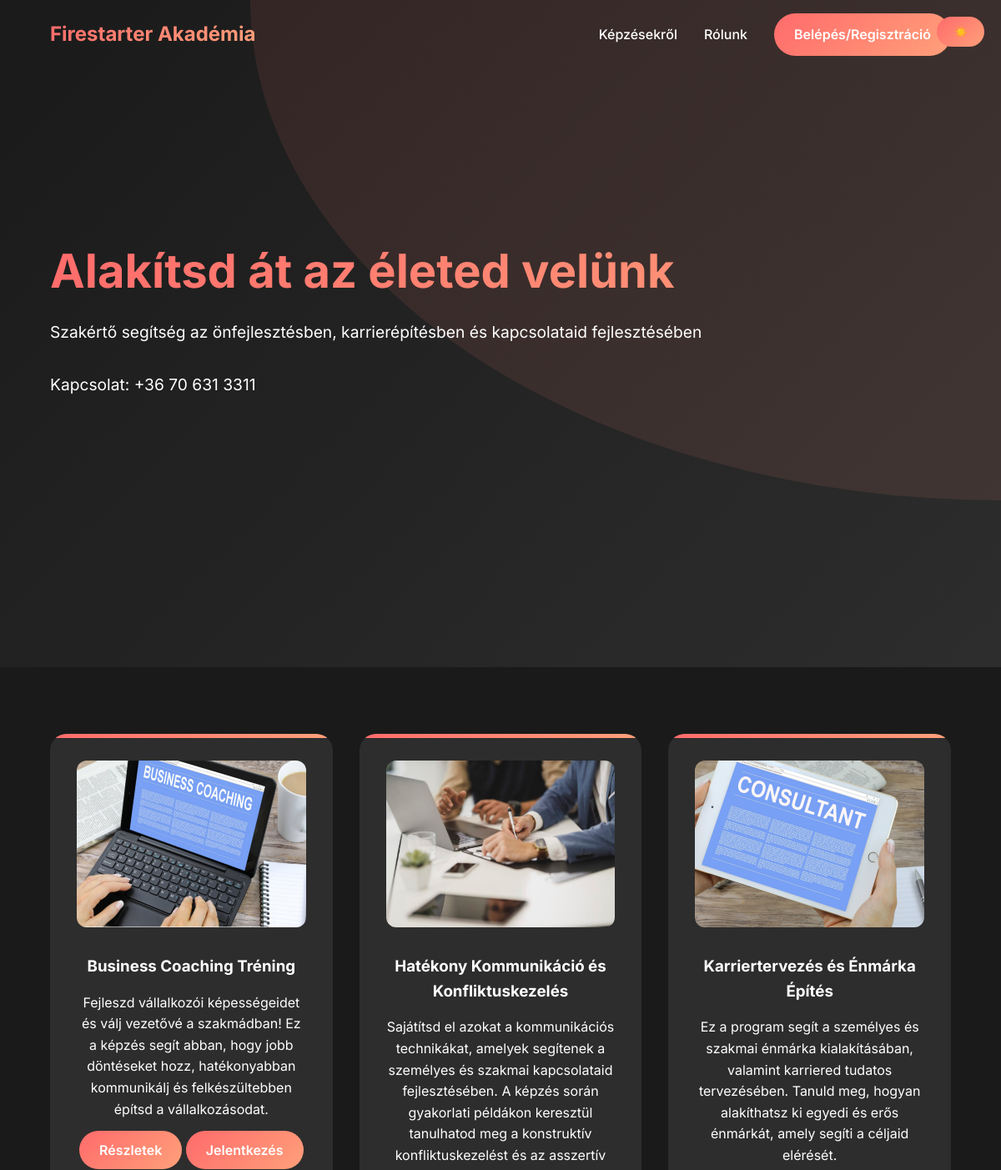
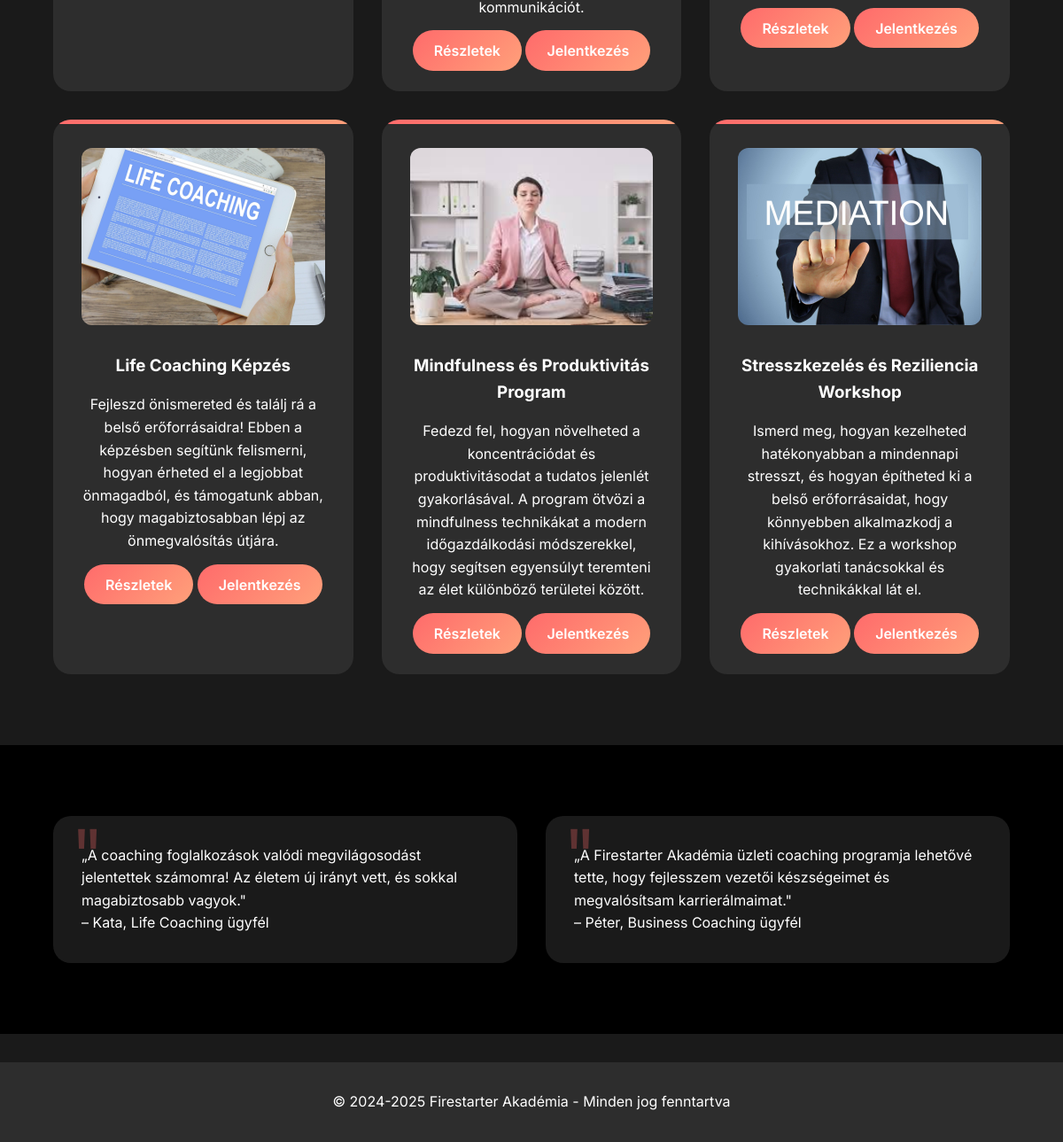
The page / on the database its author committed (2 pictures, top to bottom).
### tables this page shows
CREATE TABLE `services` (
  `id` int(11) NOT NULL,
  `name` varchar(100) NOT NULL,
  `instructor_id` int(11) NOT NULL,
  `duration` int(11) NOT NULL,
  `price` decimal(10,2) NOT NULL,
  `description` text DEFAULT NULL,
  `is_active` tinyint(1) DEFAULT 1,
  `recommended_time` varchar(100) DEFAULT NULL,
  `recommended_to` text DEFAULT NULL
);

### functions.php (called while the page is built, shortened)
<?php
function isLoggedIn($pdo) {
    $token = $_COOKIE['auth_token'] ?? $_SESSION['auth_token'] ?? null;
    return false;
}
function getServices($pdo, $instructor = null) {
    if ($instructor) {
        $stmt = $pdo->prepare("SELECT * FROM services WHERE instructor_id = ? ORDER BY name");
        $stmt->execute([$instructor['id']]);
        return $stmt->fetchAll();
    } else {
        $services = $pdo->query("SELECT * FROM services ORDER BY name");
        return $services->fetchAll();
    }
}

### index.php (the view, shortened to what this page needs)
<?php
require_once 'db_config.php';
require_once 'functions.php';
$user = isLoggedIn($pdo);
$services = getServices($pdo);
?>
<!DOCTYPE html>
<html lang="hu">
<head>
    <link rel="stylesheet" href="https://cdnjs.cloudflare.com/ajax/libs/aos/2.3.4/aos.css" />
    <link rel="stylesheet" href="css/index.css" />
</head>
<body>
    <header>
        <div class="header-content">
        <div class="logo">Firestarter Akadémia</div>
            <nav>
                <a href="./kepzeseink.php" id="kepzesek">Képzésekről</a>
                <a href="./rolunk.html" id="rolunk">Rólunk</a>
                <?php
                if (!$user) {
                    echo '<a class="login-button" href="./login.php">Belépés/Regisztráció</a>';
                } else {
                    echo '<a href="./profile_page.php">' . htmlspecialchars($user['username']) . '</a>';
                }
                ?>
                <button class="theme-switch" onclick="toggleTheme()">
                    <span class="mode-text">☀️</span>
                </button>
            </nav>
        </div>
    </header>
    <section class="hero">
        <div class="hero-content" data-aos="fade-up">
            <h1>Alakítsd át az életed velünk</h1>
            <p>Szakértő segítség az önfejlesztésben, karrierépítésben és kapcsolataid fejlesztésében</p>
            <div class="contact-info">
                <p>Kapcsolat: +36 70 631 3311</p>
            </div>
        </div>
    </section>
    <section class="services">
        <?php
        $delay = 100;
        foreach ($services as $service):
            $imageUrl = "./pictures_from_training_courses/" . $service['name'];
        ?>
            <div class="service-card" data-aos="fade-up" data-aos-delay="<?php echo $delay; ?>">
                <img src="<?php echo htmlspecialchars($imageUrl); ?>.jpg" alt="<?php echo htmlspecialchars($service['name']); ?>">
                <h3><?php echo htmlspecialchars($service['name']); ?></h3>
                <p><?php echo htmlspecialchars($service['description']); ?></p>
                <a href="./kepzeseink.php#<?php echo $service['id']; ?>" class="login-button">Részletek</a>
                <a href="./idopont.php#<?php echo $service['id']; ?>" class="login-button">Jelentkezés</a>
            </div>
        <?php
            $delay += 100;
        endforeach;
        ?>
    </section>
    <section class="testimonials">
        <div class="testimonial-grid">
            <div class="testimonial-card" data-aos="fade-right">
                <p>„A coaching foglalkozások valódi megvilágosodást jelentettek számomra! Az életem új irányt vett, és sokkal magabiztosabb vagyok."</p>
                <p>– Kata, Life Coaching ügyfél</p>
            </div>
            <div class="testimonial-card" data-aos="fade-left">
                <p>„A Firestarter Akadémia üzleti coaching programja lehetővé tette, hogy fejlesszem vezetői készségeimet és megvalósítsam karrierálmaimat."</p>
                <p>– Péter, Business Coaching ügyfél</p>
            </div>
        </div>
    </section>
    <footer>
        <p>&copy; 2024-2025 Firestarter Akadémia - Minden jog fenntartva</p>
    </footer>
</body>
</html>

### css/index.css (style rules this page uses)
* { box-sizing: border-box; margin: 0; padding: 0; font-family: 'Inter', sans-serif; }
:root { --primary: #FF6B6B; --secondary: #4ECDC4; --dark: #2D3436; --light: #F7F7F7; --gradient: linear-gradient(135deg, #FF6B6B, #FFA07A); --bg-color: #F7F7F7; --text-color: #2D3436; --card-bg: white; --header-bg: rgba(255, 255, 255, 0.95); --testimonials-bg: white; --testimonials-text: #2D3436; --nav-link-color: #2D3436; --card-shadow: rgba(0, 0, 0, 0.1); --hero-bg: linear-gradient(135deg, #F6F6F6 0%, #FFFFFF 100%); --footer-bg: #F7F7F7; --footer-text: #2D3436; }
[data-theme="dark"] { --bg-color: #1a1a1a; --text-color: #ffffff; --card-bg: #2d2d2d; --header-bg: rgba(45, 45, 45, 0.95); --testimonial-bg: rgba(255, 255, 255, 0.1); --nav-link-color: #ffffff; --card-shadow: rgba(0, 0, 0, 0.3); --testimonials-bg: #000000; --testimonials-text: white; --hero-bg: linear-gradient(135deg, #1a1a1a 0%, #2d2d2d 100%); --footer-bg: #2d2d2d; --footer-text: #ffffff; }
body { background-color: var(--bg-color); color: var(--text-color); line-height: 1.6; transition: all 0.3s ease; }
.theme-switch { position: fixed; top: 20px; right: 20px; z-index: 1000; background: var(--gradient); border: none; padding: 10px 20px; border-radius: 20px; color: white; cursor: pointer; display: flex; align-items: center; gap: 8px; font-weight: 500; transition: all 0.3s ease; }
header { position: fixed; width: 100%; z-index: 1000; transition: transform 0.3s ease-in-out; }
.header-content { display: flex; justify-content: space-between; align-items: center; padding: 1rem 5%; max-width: 1400px; margin: 0 auto; }
.logo { font-size: 1.5rem; font-weight: 700; background: var(--gradient); -webkit-background-clip: text; -webkit-text-fill-color: transparent; transition: transform 0.3s ease; }
nav { display: flex; gap: 2rem; align-items: center; }
nav a { color: var(--nav-link-color); text-decoration: none; font-weight: 500; position: relative; padding: 0.5rem 0; transition: color 0.3s ease; }
nav a::after { content: ''; position: absolute; bottom: 0; left: 0; width: 0; height: 2px; background: var(--gradient); transition: width 0.3s ease; }
.login-button { background: var(--gradient); color: white; padding: 0.8rem 1.5rem; border-radius: 50px; text-decoration: none; font-weight: 600; transition: transform 0.3s ease, box-shadow 0.3s ease; }
.hero { min-height: 100vh; display: flex; align-items: center; padding: 5rem 5%; background: var(--hero-bg); position: relative; overflow: hidden; }
.hero::before { content: ''; position: absolute; top: -50%; right: -50%; width: 100%; height: 100%; background: var(--gradient); opacity: 0.1; border-radius: 50%; transform: scale(1.5); }
.hero-content { max-width: 1400px; margin: 0 auto; width: 100%; position: relative; z-index: 1; }
.hero h1 { font-size: 3.5rem; margin-bottom: 1.5rem; line-height: 1.2; background: var(--gradient); -webkit-background-clip: text; -webkit-text-fill-color: transparent; }
.hero p { font-size: 1.2rem; margin-bottom: 2rem; color: var(--text-color); }
.services { display: grid; grid-template-columns: repeat(auto-fit, minmax(280px, 1fr)); gap: 2rem; padding: 5rem 5%; max-width: 1400px; margin: 0 auto; }
.service-card { background: var(--card-bg); border-radius: 20px; padding: 2rem; text-align: center; transition: transform 0.3s ease, box-shadow 0.3s ease; position: relative; overflow: hidden; }
.service-card::before { content: ''; position: absolute; top: 0; left: 0; width: 100%; height: 5px; background: var(--gradient); }
.service-card img { width: 100%; height: 200px; object-fit: cover; border-radius: 12px; margin-bottom: 1.5rem; }
.service-card h3 { color: var(--text-color); margin-bottom: 1rem; }
.service-card p { color: var(--text-color); margin-bottom: 1.5rem; }
.testimonials { background: var(--testimonials-bg); color: var(--testimonials-text); padding: 5rem 5%; }
.testimonial-grid { display: grid; grid-template-columns: repeat(auto-fit, minmax(300px, 1fr)); gap: 2rem; max-width: 1400px; margin: 0 auto; }
.testimonial-card { background: var(--testimonial-bg); padding: 2rem; border-radius: 20px; position: relative; }
.testimonial-card::before { content: '"'; position: absolute; top: -20px; left: 20px; font-size: 5rem; color: var(--primary); opacity: 0.3; }
footer { background: var(--footer-bg); color: var(--footer-text); text-align: center; padding: 2rem; margin-top: 2rem; }

### rows shown on the page
services: name (picture), name "Business Coaching Tréning", description "Fejleszd vállalkozói képességeidet és válj vezetővé a szakmádban! Ez a képzés segít abban, hogy jobb döntéseket hozz, hatékonyabban kommunikálj és felkészültebben építsd a vállalkozásodat."
services: name (picture), name "Hatékony Kommunikáció és Konfliktuskezelés", description "Sajátítsd el azokat a kommunikációs technikákat, amelyek segítenek a személyes és szakmai kapcsolataid fejlesztésében. A képzés során gyakorlati példákon keresztül tanulhatod meg a konstruktív konfliktuskezelést és az asszertív kommunikációt."
services: name (picture), name "Karriertervezés és Énmárka Építés", description "Ez a program segít a személyes és szakmai énmárka kialakításában, valamint karriered tudatos tervezésében. Tanuld meg, hogyan alakíthatsz ki egyedi és erős énmárkát, amely segíti a céljaid elérését."
services: name (picture), name "Life Coaching Képzés", description "Fejleszd önismereted és találj rá a belső erőforrásaidra! Ebben a képzésben segítünk felismerni, hogyan érheted el a legjobbat önmagadból, és támogatunk abban, hogy magabiztosabban lépj az önmegvalósítás útjára."
services: name (picture), name "Mindfulness és Produktivitás Program", description "Fedezd fel, hogyan növelheted a koncentrációdat és produktivitásodat a tudatos jelenlét gyakorlásával. A program ötvözi a mindfulness technikákat a modern időgazdálkodási módszerekkel, hogy segítsen egyensúlyt teremteni az élet különböző területei között."
services: name (picture), name "Stresszkezelés és Reziliencia Workshop", description "Ismerd meg, hogyan kezelheted hatékonyabban a mindennapi stresszt, és hogyan építheted ki a belső erőforrásaidat, hogy könnyebben alkalmazkodj a kihívásokhoz. Ez a workshop gyakorlati tanácsokkal és technikákkal lát el."
